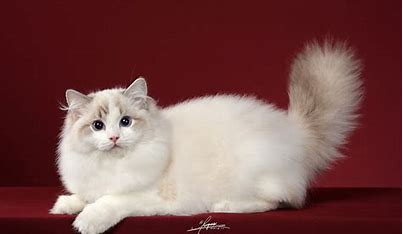
#> input picture Picture/cat1.jpg, 403 x 234 px
$ python HistMatch.py
#> lines starting #> are read from the running program, lines starting #| are printed output that depends on the picture
import cv2 as cv
from skimage import exposure
import matplotlib.pyplot as plt
import numpy as np
from pylab import mpl

mpl.rcParams["font.sans-serif"] = ["SimHei"]


def histmatch_gray():
    # 原图
    img = cv.imread("../Picture/cat1.jpg", cv.IMREAD_GRAYSCALE)
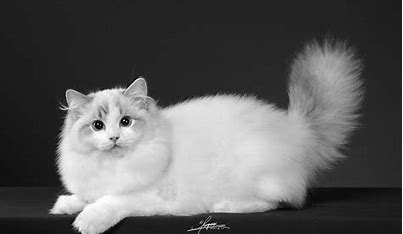
#> img: shape (234, 403); min 0, max 255, mean 92.8
    # 参考图像
    img_m = cv.imread("../Picture/lingxiaohua.jpg", cv.IMREAD_GRAYSCALE)
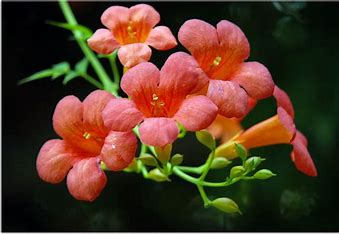
#> input picture Picture/lingxiaohua.jpg, 339 x 234 px
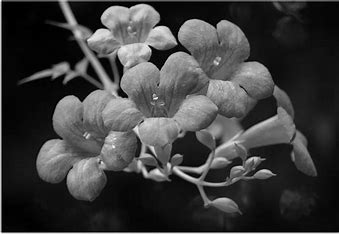
#> img_m: shape (234, 339); min 0, max 255, mean 61.8
    img_matched = exposure.match_histograms(img, img_m, channel_axis=None)
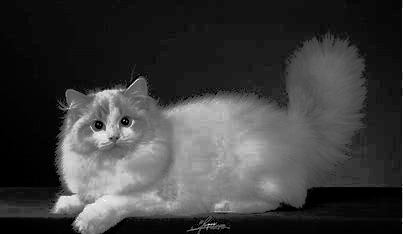
#> img_matched: shape (234, 403) float64; min 0, max 255, mean 62.4
    img_matched = img_matched.astype(np.uint8)

    plt.figure(figsize=(18, 6))
    plt.gray()
#> (the run stopped early here; a loop or call above may not have finished)
